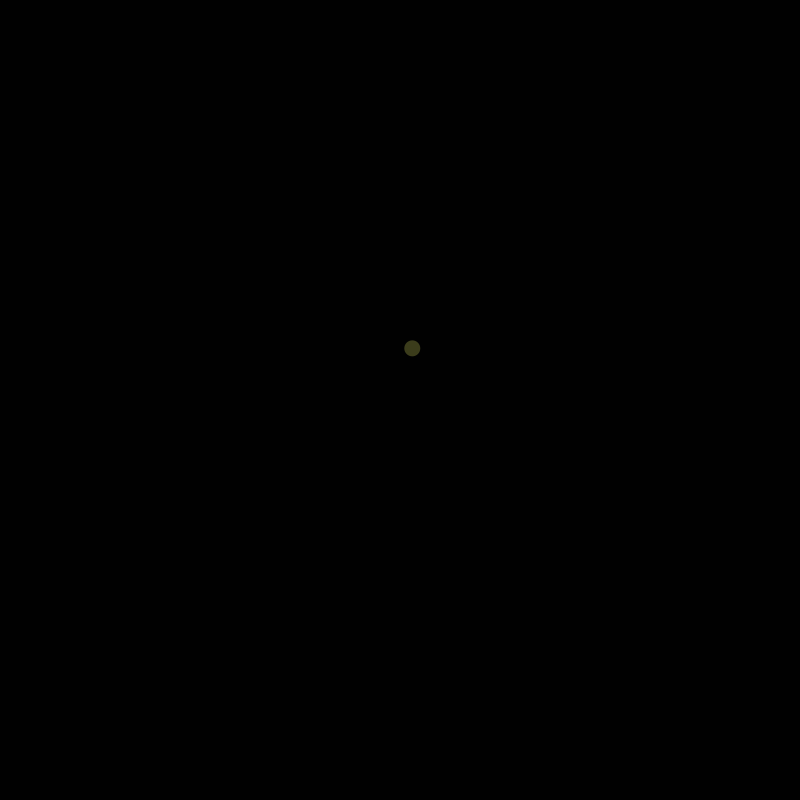
Frame 1 (no input)
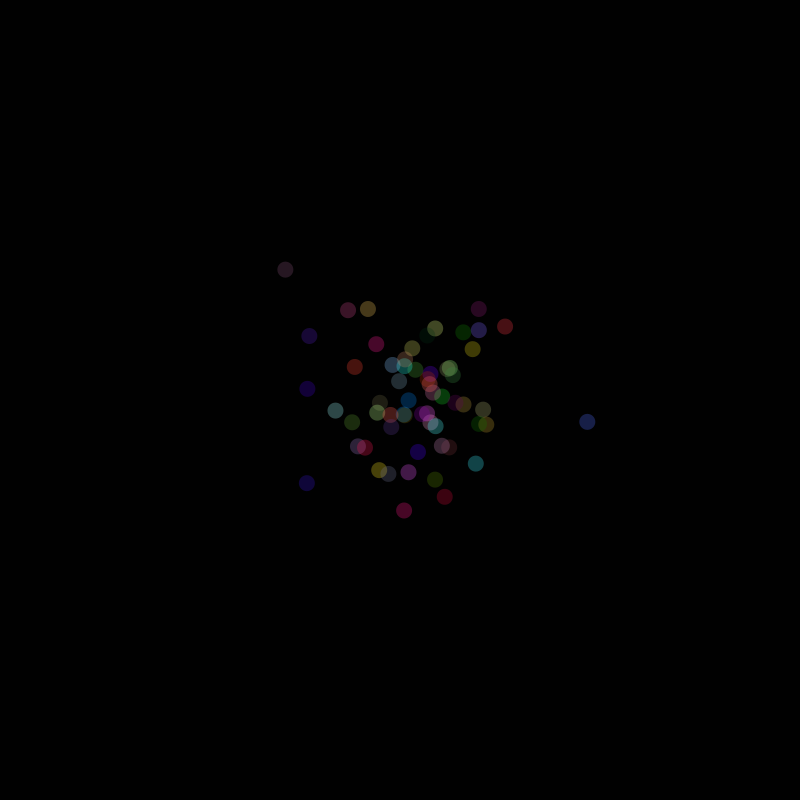
Frame 60 (the mouse pressed at the canvas centre just before this capture)
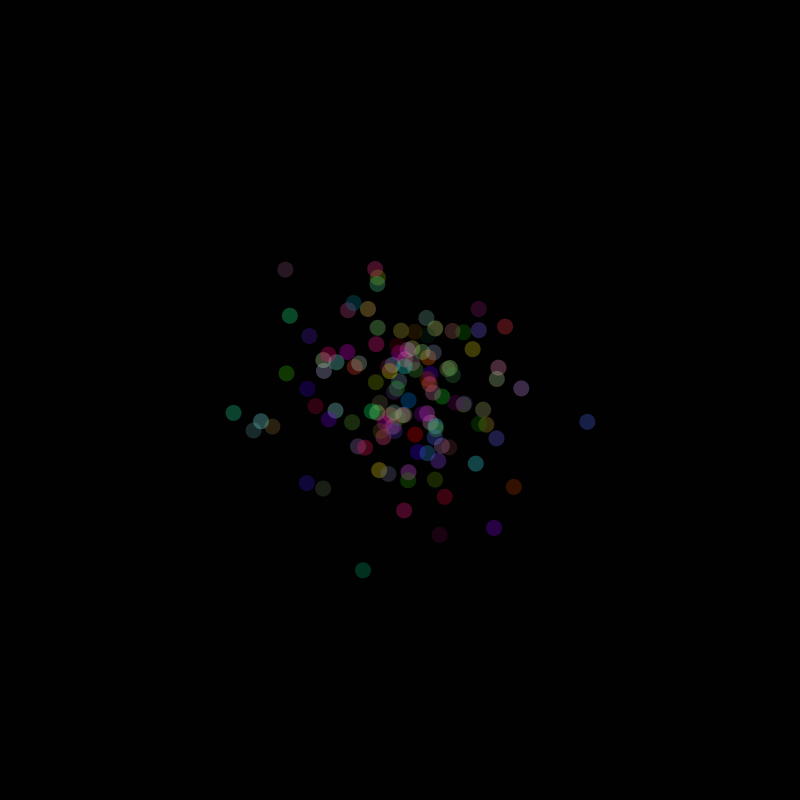
Frame 120 (the mouse held since frame 60 and released just before this capture)

The Processing sketch that drew these frames (run headless with seeded random() and noise(); from frame 60 on, the mouse is pressed at the canvas centre):

// Processing sketch: normal_distribution
// ── normal_distribution.pde
import java.util.Random;

Random generator;
int frameSize = 800;

void setup() {
    size(800, 800);
    background(1);
    generator = new Random();
}


void draw() {
    noStroke();
    fill(getDistributedValue(255, 100), getDistributedValue(255, 100), getDistributedValue(255, 100), 70);
    ellipse(getDistributedValue(frameSize, 60), getDistributedValue(frameSize, 60), 16, 16);
}

float getDistributedValue(int value, float sd) {
    float num = (float) generator.nextGaussian();
    float mean = value / 2;
    return sd * num + mean;
}
